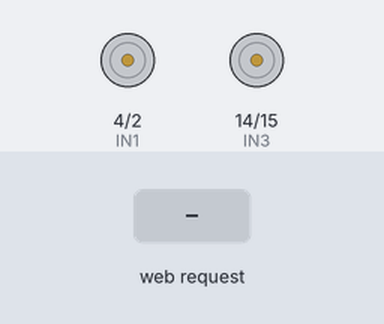
Bench run of a program on a simulated ESP32. Parts: motor-driver pin pairs drawn as motors (green arrow = first pin HIGH = forward, orange = second pin HIGH = backward, longer = more drive). The inputs (shaded band) are chosen by the test bench. WiFi joins after 1.5 s; servers stay silent unless stated; the camera gives no picture; what the program prints to the serial monitor is not drawn.

Above: at 3.5 s.
3.6 s: HTTP request GET /control?cmd=forward received
At 4.6 s:
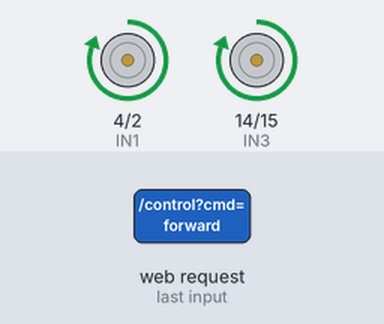
5.1 s: HTTP request GET /control?cmd=backward received
At 5.7 s:
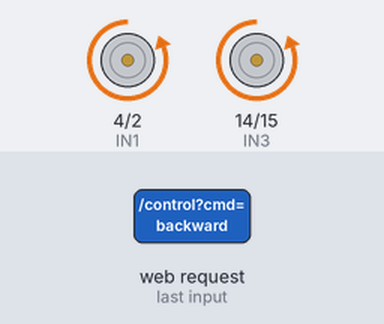
6.6 s: HTTP request GET /control?cmd=left received
At 6.9 s:
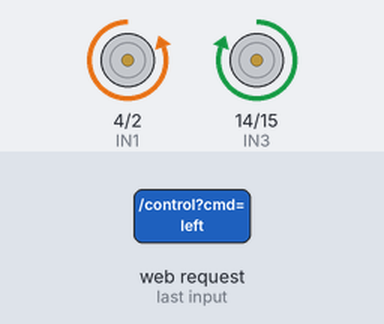
8.1 s: HTTP request GET /control?cmd=right received
At 9.2 s:
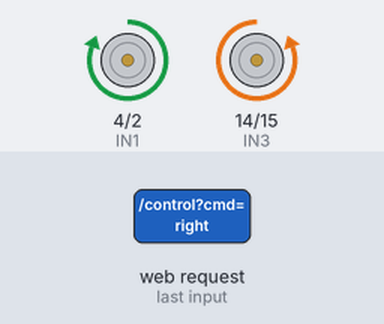
Timing chart, 0 to 10.6 s (numbered marks = the images above; inputs shaded):
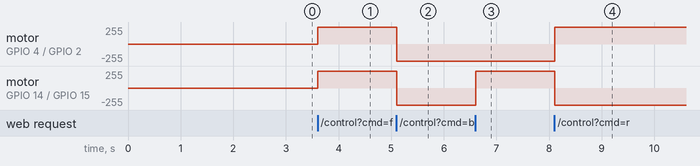

Measured:
- after the input at 3.6 s, motor on GPIO 4 (IN1) / GPIO 2 (IN2), motor on GPIO 14 (IN3) / GPIO 15 (IN4): stopped → forward 255/255 at once
- after the input at 5.1 s, motor on GPIO 4 (IN1) / GPIO 2 (IN2), motor on GPIO 14 (IN3) / GPIO 15 (IN4): forward 255/255 → backward 255/255 at once
- after the input at 6.6 s, motor on GPIO 14 (IN3) / GPIO 15 (IN4): backward 255/255 → forward 255/255 at once
- after the input at 8.1 s, motor on GPIO 4 (IN1) / GPIO 2 (IN2): backward 255/255 → forward 255/255 at once; motor on GPIO 14 (IN3) / GPIO 15 (IN4): forward 255/255 → backward 255/255 at once

The program:

main.cpp
```cpp
#include <Arduino.h>
#include <ESPAsyncWebServer.h>
#include <esp_camera.h>
#include <WiFi.h>
//Librerias necesarias para el robot

//Aquí coloca el nombre de tu red y la contraseña
const char* ssid = "tu_nombre_de_red";
const char* password = "tu_contraseña_de_red";

//Pines parael control de los motores
#define IN1 4
#define IN2 2

#define IN3 14
#define IN4 15

//Creamos la página web
const char index_html[] PROGMEM = R"rawliteral(
<!DOCTYPE HTML><html>
<head>
  <title>Carro Control</title>
  <style>
    body {
      background-color: #000;
      color: #0F0;
      font-family: "Courier New", monospace;
    }
    .container {
      width: 80%;
      margin: 0 auto;
      text-align: center;
      padding-top: 50px;
    }
    .button {
      background-color: #0F0;
      border: none;
      color: #000;
      padding: 20px 40px;
      text-align: center;
      text-decoration: none;
      display: inline-block;
      font-size: 30px;
      margin: 10px 2px;
      cursor: pointer;
    }
  </style>
</head>
<body>
  <div class="container">
    <h1>Control del Carro</h1>
    <button class="button" onclick="sendData('forward')">Adelante</button><br>
    <button class="button" onclick="sendData('backward')">Atrás</button><br>
    <button class="button" onclick="sendData('left')">Izquierda</button>
    <button class="button" onclick="sendData('stop')">Detener</button>
    <button class="button" onclick="sendData('right')">Derecha</button>
    <script>
      async function sendData(command) {
        const response = await fetch(`control?cmd=${command}`);
        const data = await response.text();
        console.log(data);
      }
    </script>
  </div>
</body>
</html>
)rawliteral";

//Creamos el servidor web
AsyncWebServer server(80);


void setup() {
  //ponemos el serial a 115200 baudios
  Serial.begin(115200);

  //Configuramos los pines de los motores como salida
  pinMode(IN1, OUTPUT);
  pinMode(IN2, OUTPUT);
  pinMode(IN3, OUTPUT);
  pinMode(IN4, OUTPUT);

  //Configuramos el wifi
  WiFi.begin(ssid, password);
  while (WiFi.status() != WL_CONNECTED) {
    delay(1000);
    Serial.println("Conectando al WiFi..");
  }

  //Avisamos que estamos conectados
  Serial.println("Conectado a la red WiFi");

  //mostarmos la dirección IP
  Serial.print("Dirección IP: ");
  Serial.println(WiFi.localIP());

  //Configuramos la cámara
  camera_config_t config;
  config.ledc_channel = LEDC_CHANNEL_0;
  config.ledc_timer = LEDC_TIMER_0;
  config.pin_d0 = 5;
  config.pin_d1 = 18;
  config.pin_d2 = 19;
  config.pin_d3 = 21;
  config.pin_d4 = 36;
  config.pin_d5 = 39;
  config.pin_d6 = 34;
  config.pin_d7 = 35;
  config.pin_xclk = 0;
  config.pin_pclk = 22;
  config.pin_vsync = 25;
  config.pin_href = 23;
  config.pin_sscb_sda = 26;
  config.pin_sscb_scl = 27;
  config.pin_pwdn = 32;
  config.pin_reset = -1;
  config.xclk_freq_hz = 20000000;
  config.pixel_format = PIXFORMAT_JPEG;
  config.frame_size = FRAMESIZE_SVGA;
  config.jpeg_quality = 10;
  config.fb_count = 2;

  //Inicializamos la cámara
  esp_err_t err = esp_camera_init(&config);
  if (err != ESP_OK) {
    Serial.printf("Error al inicializar la cámara! %d", err);
    return;
  }

  //Configuramos el servidor web
  server.on("/", HTTP_GET, [](AsyncWebServerRequest *request){
    request->send_P(200, "text/html", index_html);
  });

  //Configuramos la ruta para controlar el carro
  server.on("/control", HTTP_GET, [](AsyncWebServerRequest *request){
    String inputMessage;
    String cmd;
    //Obtenemos el comando
    if (request->hasParam("cmd")) {
      cmd = request->getParam("cmd")->value();
    } else {
      cmd = "No command sent";
    }
    //Ejecutamos el comando
    if (cmd == "forward") {
      digitalWrite(IN1, HIGH);
      digitalWrite(IN2, LOW);
      digitalWrite(IN3, HIGH);
      digitalWrite(IN4, LOW);
      inputMessage = "Adelante";
    } else if (cmd == "backward") {
      digitalWrite(IN1, LOW);
      digitalWrite(IN2, HIGH);
      digitalWrite(IN3, LOW);
      digitalWrite(IN4, HIGH);
      inputMessage = "Atrás";
    } else if (cmd == "left") {
      digitalWrite(IN1, LOW);
      digitalWrite(IN2, HIGH);
      digitalWrite(IN3, HIGH);
      digitalWrite(IN4, LOW);
      inputMessage = "Izquierda";
    } else if (cmd == "right") {
      digitalWrite(IN1, HIGH);
      digitalWrite(IN2, LOW);
      digitalWrite(IN3, LOW);
      digitalWrite(IN4, HIGH);
      inputMessage = "Derecha";
    } else if (cmd == "stop") {
      digitalWrite(IN1, LOW);
      digitalWrite(IN2, LOW);
      digitalWrite(IN3, LOW);
      digitalWrite(IN4, LOW);
      inputMessage = "Detener";
    } else {
      inputMessage = "No command sent";
    }
    //Enviamos la respuesta
    request->send(200, "text/plain", "Comando: " + inputMessage);
  });

  //Iniciamos el servidor web
  server.begin();


}

void loop() {


//noma

}
//posibles errores:
//1. No se puede conectar a la red WiFi
//2. No se puede inicializar la cámara
//3. No se puede inicializar el servidor web


//Mejoras posibles:
//1. Agregar un botón para tomar una foto
//2. Agregar un botón para grabar un video
//3. Agregar un botón para activar el modo de seguimiento de rostros
//4. Agregar un botón para activar el modo de seguimiento de objetos
//5. Agregar un botón para activar el modo de seguimiento de líneas
//6. Agregar un botón para activar el modo de seguimiento de colores
//7. Agregar un botón para activar el modo de seguimiento de movimiento
//8. Agregar un botón para activar el modo de seguimiento de distancia


//Ejemplos de proyectos:
//1. Carro que sigue rostros
//2. Carro que sigue objetos
//3. Carro que sigue líneas
//4. Carro que sigue colores
```
